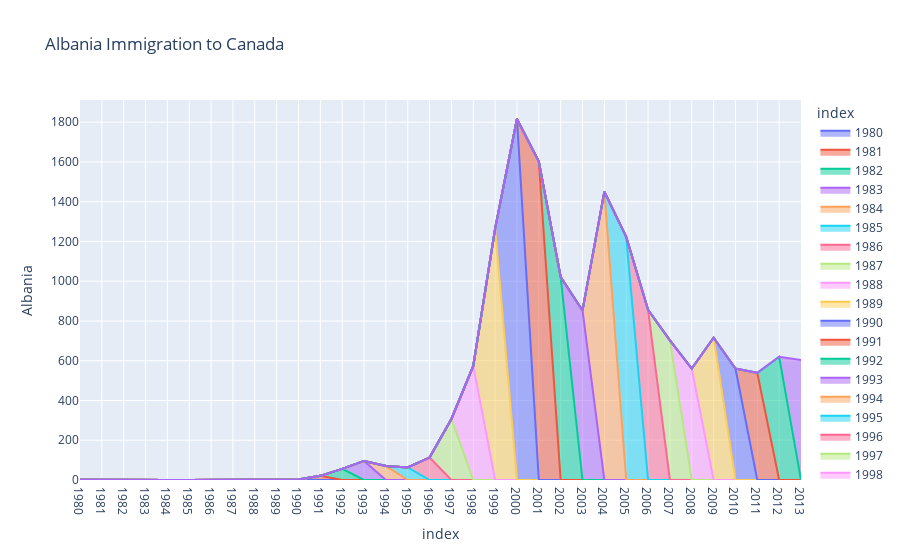

This figure's notebook cell:
### Code cell
AlbaniaData=df.loc['Albania',years].reset_index()
px.area(AlbaniaData, x='index', y='Albania',title='Albania Immigration to Canada',color='index')

### Figure 1 — Plotly figure (JSON) as saved in the notebook; plotly's stock layout.template omitted (floating-point values rounded to 4 significant figures)
{"data": [{"fillpattern": {"shape": ""}, "hovertemplate": "index=%{x}<br>Albania=%{y}<extra></extra>", "legendgroup": "1980", "line": {"color": "#636efa"}, "marker": {"symbol": "circle"}, "mode": "lines", "name": "1980", "orientation": "v", "showlegend": true, "stackgroup": "1", "type": "scatter", "x": ["1980"], "xaxis": "x", "y": [1], "yaxis": "y"}, {"fillpattern": {"shape": ""}, "hovertemplate": "index=%{x}<br>Albania=%{y}<extra></extra>", "legendgroup": "1981", "line": {"color": "#EF553B"}, "marker": {"symbol": "circle"}, "mode": "lines", "name": "1981", "orientation": "v", "showlegend": true, "stackgroup": "1", "type": "scatter", "x": ["1981"], "xaxis": "x", "y": [0], "yaxis": "y"}, {"fillpattern": {"shape": ""}, "hovertemplate": "index=%{x}<br>Albania=%{y}<extra></extra>", "legendgroup": "1982", "line": {"color": "#00cc96"}, "marker": {"symbol": "circle"}, "mode": "lines", "name": "1982", "orientation": "v", "showlegend": true, "stackgroup": "1", "type": "scatter", "x": ["1982"], "xaxis": "x", "y": [0], "yaxis": "y"}, {"fillpattern": {"shape": ""}, "hovertemplate": "index=%{x}<br>Albania=%{y}<extra></extra>", "legendgroup": "1983", "line": {"color": "#ab63fa"}, "marker": {"symbol": "circle"}, "mode": "lines", "name": "1983", "orientation": "v", "showlegend": true, "stackgroup": "1", "type": "scatter", "x": ["1983"], "xaxis": "x", "y": [0], "yaxis": "y"}, {"fillpattern": {"shape": ""}, "hovertemplate": "index=%{x}<br>Albania=%{y}<extra></extra>", "legendgroup": "1984", "line": {"color": "#FFA15A"}, "marker": {"symbol": "circle"}, "mode": "lines", "name": "1984", "orientation": "v", "showlegend": true, "stackgroup": "1", "type": "scatter", "x": ["1984"], "xaxis": "x", "y": [0], "yaxis": "y"}, {"fillpattern": {"shape": ""}, "hovertemplate": "index=%{x}<br>Albania=%{y}<extra></extra>", "legendgroup": "1985", "line": {"color": "#19d3f3"}, "marker": {"symbol": "circle"}, "mode": "lines", "name": "1985", "orientation": "v", "showlegend": true, "stackgroup": "1", "type": "scatter", "x": ["1985"], "xaxis": "x", "y": [0], "yaxis": "y"}, {"fillpattern": {"shape": ""}, "hovertemplate": "index=%{x}<br>Albania=%{y}<extra></extra>", "legendgroup": "1986", "line": {"color": "#FF6692"}, "marker": {"symbol": "circle"}, "mode": "lines", "name": "1986", "orientation": "v", "showlegend": true, "stackgroup": "1", "type": "scatter", "x": ["1986"], "xaxis": "x", "y": [1], "yaxis": "y"}, {"fillpattern": {"shape": ""}, "hovertemplate": "index=%{x}<br>Albania=%{y}<extra></extra>", "legendgroup": "1987", "line": {"color": "#B6E880"}, "marker": {"symbol": "circle"}, "mode": "lines", "name": "1987", "orientation": "v", "showlegend": true, "stackgroup": "1", "type": "scatter", "x": ["1987"], "xaxis": "x", "y": [2], "yaxis": "y"}, {"fillpattern": {"shape": ""}, "hovertemplate": "index=%{x}<br>Albania=%{y}<extra></extra>", "legendgroup": "1988", "line": {"color": "#FF97FF"}, "marker": {"symbol": "circle"}, "mode": "lines", "name": "1988", "orientation": "v", "showlegend": true, "stackgroup": "1", "type": "scatter", "x": ["1988"], "xaxis": "x", "y": [2], "yaxis": "y"}, {"fillpattern": {"shape": ""}, "hovertemplate": "index=%{x}<br>Albania=%{y}<extra></extra>", "legendgroup": "1989", "line": {"color": "#FECB52"}, "marker": {"symbol": "circle"}, "mode": "lines", "name": "1989", "orientation": "v", "showlegend": true, "stackgroup": "1", "type": "scatter", "x": ["1989"], "xaxis": "x", "y": [3], "yaxis": "y"}, {"fillpattern": {"shape": ""}, "hovertemplate": "index=%{x}<br>Albania=%{y}<extra></extra>", "legendgroup": "1990", "line": {"color": "#636efa"}, "marker": {"symbol": "circle"}, "mode": "lines", "name": "1990", "orientation": "v", "showlegend": true, "stackgroup": "1", "type": "scatter", "x": ["1990"], "xaxis": "x", "y": [3], "yaxis": "y"}, {"fillpattern": {"shape": ""}, "hovertemplate": "index=%{x}<br>Albania=%{y}<extra></extra>", "legendgroup": "1991", "line": {"color": "#EF553B"}, "marker": {"symbol": "circle"}, "mode": "lines", "name": "1991", "orientation": "v", "showlegend": true, "stackgroup": "1", "type": "scatter", "x": ["1991"], "xaxis": "x", "y": [21], "yaxis": "y"}, {"fillpattern": {"shape": ""}, "hovertemplate": "index=%{x}<br>Albania=%{y}<extra></extra>", "legendgroup": "1992", "line": {"color": "#00cc96"}, "marker": {"symbol": "circle"}, "mode": "lines", "name": "1992", "orientation": "v", "showlegend": true, "stackgroup": "1", "type": "scatter", "x": ["1992"], "xaxis": "x", "y": [56], "yaxis": "y"}, {"fillpattern": {"shape": ""}, "hovertemplate": "index=%{x}<br>Albania=%{y}<extra></extra>", "legendgroup": "1993", "line": {"color": "#ab63fa"}, "marker": {"symbol": "circle"}, "mode": "lines", "name": "1993", "orientation": "v", "showlegend": true, "stackgroup": "1", "type": "scatter", "x": ["1993"], "xaxis": "x", "y": [96], "yaxis": "y"}, {"fillpattern": {"shape": ""}, "hovertemplate": "index=%{x}<br>Albania=%{y}<extra></extra>", "legendgroup": "1994", "line": {"color": "#FFA15A"}, "marker": {"symbol": "circle"}, "mode": "lines", "name": "1994", "orientation": "v", "showlegend": true, "stackgroup": "1", "type": "scatter", "x": ["1994"], "xaxis": "x", "y": [71], "yaxis": "y"}, {"fillpattern": {"shape": ""}, "hovertemplate": "index=%{x}<br>Albania=%{y}<extra></extra>", "legendgroup": "1995", "line": {"color": "#19d3f3"}, "marker": {"symbol": "circle"}, "mode": "lines", "name": "1995", "orientation": "v", "showlegend": true, "stackgroup": "1", "type": "scatter", "x": ["1995"], "xaxis": "x", "y": [63], "yaxis": "y"}, {"fillpattern": {"shape": ""}, "hovertemplate": "index=%{x}<br>Albania=%{y}<extra></extra>", "legendgroup": "1996", "line": {"color": "#FF6692"}, "marker": {"symbol": "circle"}, "mode": "lines", "name": "1996", "orientation": "v", "showlegend": true, "stackgroup": "1", "type": "scatter", "x": ["1996"], "xaxis": "x", "y": [113], "yaxis": "y"}, {"fillpattern": {"shape": ""}, "hovertemplate": "index=%{x}<br>Albania=%{y}<extra></extra>", "legendgroup": "1997", "line": {"color": "#B6E880"}, "marker": {"symbol": "circle"}, "mode": "lines", "name": "1997", "orientation": "v", "showlegend": true, "stackgroup": "1", "type": "scatter", "x": ["1997"], "xaxis": "x", "y": [307], "yaxis": "y"}, {"fillpattern": {"shape": ""}, "hovertemplate": "index=%{x}<br>Albania=%{y}<extra></extra>", "legendgroup": "1998", "line": {"color": "#FF97FF"}, "marker": {"symbol": "circle"}, "mode": "lines", "name": "1998", "orientation": "v", "showlegend": true, "stackgroup": "1", "type": "scatter", "x": ["1998"], "xaxis": "x", "y": [574], "yaxis": "y"}, {"fillpattern": {"shape": ""}, "hovertemplate": "index=%{x}<br>Albania=%{y}<extra></extra>", "legendgroup": "1999", "line": {"color": "#FECB52"}, "marker": {"symbol": "circle"}, "mode": "lines", "name": "1999", "orientation": "v", "showlegend": true, "stackgroup": "1", "type": "scatter", "x": ["1999"], "xaxis": "x", "y": [1264], "yaxis": "y"}, {"fillpattern": {"shape": ""}, "hovertemplate": "index=%{x}<br>Albania=%{y}<extra></extra>", "legendgroup": "2000", "line": {"color": "#636efa"}, "marker": {"symbol": "circle"}, "mode": "lines", "name": "2000", "orientation": "v", "showlegend": true, "stackgroup": "1", "type": "scatter", "x": ["2000"], "xaxis": "x", "y": [1816], "yaxis": "y"}, {"fillpattern": {"shape": ""}, "hovertemplate": "index=%{x}<br>Albania=%{y}<extra></extra>", "legendgroup": "2001", "line": {"color": "#EF553B"}, "marker": {"symbol": "circle"}, "mode": "lines", "name": "2001", "orientation": "v", "showlegend": true, "stackgroup": "1", "type": "scatter", "x": ["2001"], "xaxis": "x", "y": [1602], "yaxis": "y"}, {"fillpattern": {"shape": ""}, "hovertemplate": "index=%{x}<br>Albania=%{y}<extra></extra>", "legendgroup": "2002", "line": {"color": "#00cc96"}, "marker": {"symbol": "circle"}, "mode": "lines", "name": "2002", "orientation": "v", "showlegend": true, "stackgroup": "1", "type": "scatter", "x": ["2002"], "xaxis": "x", "y": [1021], "yaxis": "y"}, {"fillpattern": {"shape": ""}, "hovertemplate": "index=%{x}<br>Albania=%{y}<extra></extra>", "legendgroup": "2003", "line": {"color": "#ab63fa"}, "marker": {"symbol": "circle"}, "mode": "lines", "name": "2003", "orientation": "v", "showlegend": true, "stackgroup": "1", "type": "scatter", "x": ["2003"], "xaxis": "x", "y": [853], "yaxis": "y"}, {"fillpattern": {"shape": ""}, "hovertemplate": "index=%{x}<br>Albania=%{y}<extra></extra>", "legendgroup": "2004", "line": {"color": "#FFA15A"}, "marker": {"symbol": "circle"}, "mode": "lines", "name": "2004", "orientation": "v", "showlegend": true, "stackgroup": "1", "type": "scatter", "x": ["2004"], "xaxis": "x", "y": [1450], "yaxis": "y"}, {"fillpattern": {"shape": ""}, "hovertemplate": "index=%{x}<br>Albania=%{y}<extra></extra>", "legendgroup": "2005", "line": {"color": "#19d3f3"}, "marker": {"symbol": "circle"}, "mode": "lines", "name": "2005", "orientation": "v", "showlegend": true, "stackgroup": "1", "type": "scatter", "x": ["2005"], "xaxis": "x", "y": [1223], "yaxis": "y"}, {"fillpattern": {"shape": ""}, "hovertemplate": "index=%{x}<br>Albania=%{y}<extra></extra>", "legendgroup": "2006", "line": {"color": "#FF6692"}, "marker": {"symbol": "circle"}, "mode": "lines", "name": "2006", "orientation": "v", "showlegend": true, "stackgroup": "1", "type": "scatter", "x": ["2006"], "xaxis": "x", "y": [856], "yaxis": "y"}, {"fillpattern": {"shape": ""}, "hovertemplate": "index=%{x}<br>Albania=%{y}<extra></extra>", "legendgroup": "2007", "line": {"color": "#B6E880"}, "marker": {"symbol": "circle"}, "mode": "lines", "name": "2007", "orientation": "v", "showlegend": true, "stackgroup": "1", "type": "scatter", "x": ["2007"], "xaxis": "x", "y": [702], "yaxis": "y"}, {"fillpattern": {"shape": ""}, "hovertemplate": "index=%{x}<br>Albania=%{y}<extra></extra>", "legendgroup": "2008", "line": {"color": "#FF97FF"}, "marker": {"symbol": "circle"}, "mode": "lines", "name": "2008", "orientation": "v", "showlegend": true, "stackgroup": "1", "type": "scatter", "x": ["2008"], "xaxis": "x", "y": [560], "yaxis": "y"}, {"fillpattern": {"shape": ""}, "hovertemplate": "index=%{x}<br>Albania=%{y}<extra></extra>", "legendgroup": "2009", "line": {"color": "#FECB52"}, "marker": {"symbol": "circle"}, "mode": "lines", "name": "2009", "orientation": "v", "showlegend": true, "stackgroup": "1", "type": "scatter", "x": ["2009"], "xaxis": "x", "y": [716], "yaxis": "y"}, {"fillpattern": {"shape": ""}, "hovertemplate": "index=%{x}<br>Albania=%{y}<extra></extra>", "legendgroup": "2010", "line": {"color": "#636efa"}, "marker": {"symbol": "circle"}, "mode": "lines", "name": "2010", "orientation": "v", "showlegend": true, "stackgroup": "1", "type": "scatter", "x": ["2010"], "xaxis": "x", "y": [561], "yaxis": "y"}, {"fillpattern": {"shape": ""}, "hovertemplate": "index=%{x}<br>Albania=%{y}<extra></extra>", "legendgroup": "2011", "line": {"color": "#EF553B"}, "marker": {"symbol": "circle"}, "mode": "lines", "name": "2011", "orientation": "v", "showlegend": true, "stackgroup": "1", "type": "scatter", "x": ["2011"], "xaxis": "x", "y": [539], "yaxis": "y"}, {"fillpattern": {"shape": ""}, "hovertemplate": "index=%{x}<br>Albania=%{y}<extra></extra>", "legendgroup": "2012", "line": {"color": "#00cc96"}, "marker": {"symbol": "circle"}, "mode": "lines", "name": "2012", "orientation": "v", "showlegend": true, "stackgroup": "1", "type": "scatter", "x": ["2012"], "xaxis": "x", "y": [620], "yaxis": "y"}, {"fillpattern": {"shape": ""}, "hovertemplate": "index=%{x}<br>Albania=%{y}<extra></extra>", "legendgroup": "2013", "line": {"color": "#ab63fa"}, "marker": {"symbol": "circle"}, "mode": "lines", "name": "2013", "orientation": "v", "showlegend": true, "stackgroup": "1", "type": "scatter", "x": ["2013"], "xaxis": "x", "y": [603], "yaxis": "y"}], "layout": {"legend": {"title": {"text": "index"}, "tracegroupgap": 0}, "title": {"text": "Albania Immigration to Canada"}, "xaxis": {"anchor": "y", "categoryarray": ["1980", "1981", "1982", "1983", "1984", "1985", "1986", "1987", "1988", "1989", "1990", "1991", "1992", "1993", "1994", "1995", "1996", "1997", "1998", "1999", "2000", "2001", "2002", "2003", "2004", "2005", "2006", "2007", "2008", "2009", "2010", "2011", "2012", "2013"], "categoryorder": "array", "domain": [0, 1], "title": {"text": "index"}}, "yaxis": {"anchor": "x", "domain": [0, 1], "title": {"text": "Albania"}}}}
